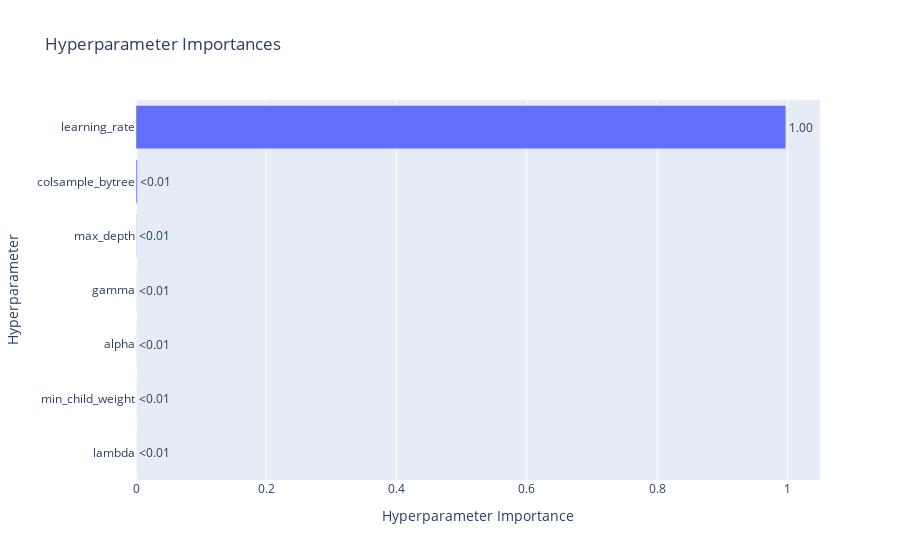

The notebook cell this image was saved under:
### Code cell
plot_param_importances(study)

### Figure 1 — Plotly figure (JSON) as saved in the notebook; plotly's stock layout.template omitted (floating-point values rounded to 4 significant figures)
{"data": [{"cliponaxis": false, "hovertemplate": ["lambda (FloatDistribution): 1.4319153660317923e-08<extra></extra>", "min_child_weight (FloatDistribution): 1.826677091590182e-06<extra></extra>", "alpha (FloatDistribution): 5.504059608029782e-05<extra></extra>", "gamma (FloatDistribution): 5.883751761492204e-05<extra></extra>", "max_depth (IntDistribution): 0.0005343772772456534<extra></extra>", "colsample_bytree (FloatDistribution): 0.0019046863184544313<extra></extra>", "learning_rate (FloatDistribution): 0.9974452172943594<extra></extra>"], "name": "Objective Value", "orientation": "h", "text": ["<0.01", "<0.01", "<0.01", "<0.01", "<0.01", "<0.01", "1.00"], "textposition": "outside", "type": "bar", "x": [1.432e-08, 1.827e-06, 5.504e-05, 5.884e-05, 0.0005344, 0.001905, 0.9974], "y": ["lambda", "min_child_weight", "alpha", "gamma", "max_depth", "colsample_bytree", "learning_rate"]}], "layout": {"title": {"text": "Hyperparameter Importances"}, "xaxis": {"title": {"text": "Hyperparameter Importance"}}, "yaxis": {"title": {"text": "Hyperparameter"}}}}
